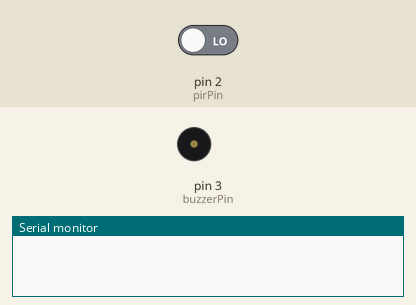
A sketch run on a simulated Arduino Uno, built with avr-gcc and run on an emulated ATmega328P. Shown: buzzer (waves = sounding, pin HIGH), the last lines printed to the serial monitor. The inputs (shaded band) are chosen by the test bench; at power-on: pin 2 (pirPin) LOW.

Above: at 1.2 s.
1.3 s: pin 2 (pirPin) driven HIGH
At 2.2 s:
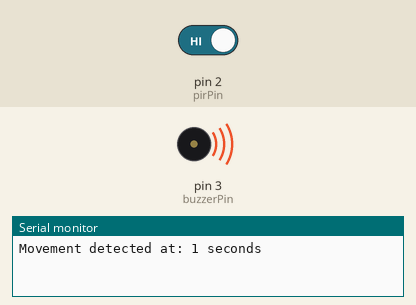
2.8 s: pin 2 (pirPin) driven LOW
At 3.3 s:
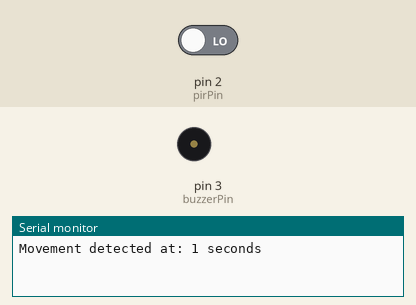
Timing chart, 0 to 5.8 s (numbered marks = the images above; inputs shaded):
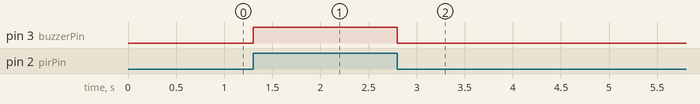

Measured:
- after the input at 1.3 s, pin 3 (buzzerPin): LOW → HIGH at once
- after the input at 2.8 s, pin 3 (buzzerPin): HIGH → LOW at once

The sketch:

motion_activated_alarm1.ino
```cpp
const int pirPin = 2;     // PIR sensor output pin
const int buzzerPin = 3;  // Buzzer pin
int pirState = LOW;       // Current state of the PIR sensor (LOW means no motion)
unsigned long lastDetectionTime = 0; // Store the last detection time

void setup() {
  pinMode(pirPin, INPUT);
  pinMode(buzzerPin, OUTPUT);
  Serial.begin(9600);
}

void loop() {
  int motionDetected = digitalRead(pirPin);

  if (motionDetected == HIGH && pirState == LOW) {
    // If motion is detected and PIR was previously in LOW state
    digitalWrite(buzzerPin, HIGH); // Activate the buzzer
    lastDetectionTime = millis();  // Get the current timestamp
    Serial.print("Movement detected at: ");
    Serial.print(lastDetectionTime / 1000); // Convert milliseconds to seconds
    Serial.println(" seconds");

    pirState = HIGH; // Update PIR state to HIGH
  }
  else if (motionDetected == LOW && pirState == HIGH) {
    // If no motion is detected and PIR was previously in HIGH state
    digitalWrite(buzzerPin, LOW); // Deactivate the buzzer
    pirState = LOW; // Update PIR state to LOW
  }
}
```
